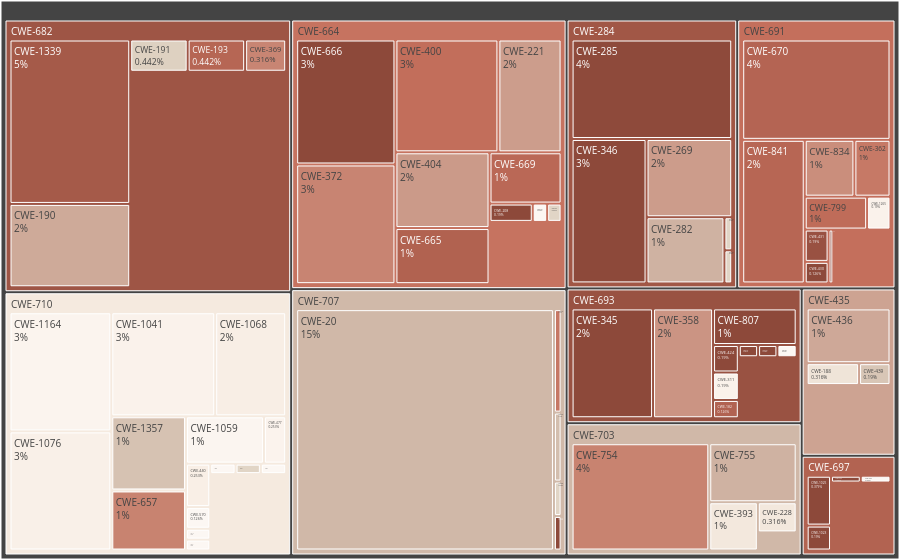

Here is the notebook cell this chart was saved with:
### Code cell
# =============================================================================
# VISUALIZATION PREPARATION SECTION
# =============================================================================
# The following code prepares data for treemap visualization by flattening
# the CWE hierarchy to better utilize limited display area and show relationships
# the visualization might be distorted due to the DAG nature of CWE inheritance.
# =============================================================================

# Build parent-child relationships for treemap
cwe_count = cwe_count_backup.copy()
cwe_count[284] = 0
cwe_count[707] = 0


def get_parents(cwe_id):
    """Find the first parent CWE that exists in our dataset (For visualization)"""
    try:
        cwe_obj = cwe_database.get_by_id(cwe_id)
        # Parent list is populated by CWEHandler
        params = cwe_obj.Parent
        if not params:
            return ""
        # Try to find a parent that exists in our current dataset
        for p in params:
            # p might be an object or ID depending on handler state, but handler converts to objects
            p_id = p.ID
            if p_id in cwe_count:
                return p_id
        # If no direct parent in dataset, recurse on first parent
        first_p = params[0]
        first_p_id = first_p.ID
        return get_parents(first_p_id)

    except Exception as e:
        print(f"Error finding parent of {cwe_id}: {e}")
        return ""


parents = []
for k, v in cwe_count.items():
    # print(k)
    parent = get_parents(k)
    # print(f"CWE-{k} parent: {parent}")
    if parent != "":
        # parents.append("CWE-" + str(parent))
        parents.append(f"CWE-{parent}")
    else:
        parents.append("")


for k, v in cwe_count.items():
    # print(k)
    parent = get_parents(k)
    # print(f"CWE-{k} parent: {parent}")
    if parent != "":
        # parents.append("CWE-" + str(parent))
        parents.append(f"CWE-{parent}")
    else:
        parents.append("")

# Flatten pillar categories for visualization
# This distributes pillar counts to children to make better use of treemap space
IS_QUANTIFY = False
if IS_QUANTIFY:
    pillars = [284, 435, 664, 682, 691, 693, 697, 703, 707, 710]

    for pillar in pillars:
        children = cwe_database.get_by_id(pillar).Child
        children_counts = [cwe_count.get(child, 0) for child in children]
        pillar_count = cwe_count.get(pillar, 0)

        if pillar_count == 0:
            continue

        total = sum(children_counts)
        if total > 0:
            # Distribute pillar count proportionally to children
            for i, child in enumerate(children):
                if cwe_count.get(child, 0) > 0:
                    cwe_count[child] += int(children_counts[i] / total * pillar_count)

        # Zero out pillar counts after distribution
        cwe_count[pillar] = 0

# Prepare treemap data arrays
values = [v for k, v in cwe_count.items()]
labels = ["CWE-" + str(cwe_database.get_by_id(k).ID) for k, v in cwe_count.items()]

# Initialize colors based on severity scores (squared for better visual contrast)
colors = []
for i in range(len(labels)):
    colors.append(cwe_severity.get(cwe_database.get_by_name(labels[i]).ID, 0) ** 2)

# Add root node for treemap
values.insert(0, 0)
labels.insert(0, "")
colors.insert(0, 0)
parents.insert(0, "")


new_colors = colors.copy()
for i, label in enumerate(labels):
    if label == "":
        continue

    try:
        cwe_id = int(label.split("-")[1])
    except (IndexError, ValueError):
        continue

    # 1. Get all descendants (DAG-aware, handling diamonds)
    relevant_cwes = []
    if cwe_handler:
        # get_all_descendants returns a Unique List/Set of descendant CWE objects

        descendants = cwe_handler.get_all_descendants(cwe_id)
        relevant_cwes = list(descendants)
    else:
        # Fallback if handler is missing (should not happen if cells 8/9 ran)
        try:
            children_ids = cwe_database.get_by_id(cwe_id).Child
            for child_id in children_ids:
                relevant_cwes.append(cwe_database.get_by_id(child_id))
        except:
            pass

    # Add self to the list
    relevant_cwes.append(cwe_database.get_by_id(cwe_id))

    # 2. Aggregate severity stats (Weighted Average)
    total_weighted_severity_sum = 0
    total_rated_findings = 0

    processed_cwe_ids = set()

    for cwe_obj in relevant_cwes:
        if not cwe_obj:
            continue

        cid = cwe_obj.ID
        if cid in processed_cwe_ids:
            continue
        processed_cwe_ids.add(cid)

        if cid in cwe_raw_stats:
            stats = cwe_raw_stats[cid]
            total_weighted_severity_sum += stats["sum_score"]
            total_rated_findings += stats["count_rated"]

    # 3. Calculate Average
    if total_rated_findings > 0:
        avg_severity = total_weighted_severity_sum / total_rated_findings
        # 4. Apply 1.2nd power enhancement (Keep existing visualization characteristic)
        new_colors[i] = avg_severity**1.2
    else:
        new_colors[i] = 0

colors = new_colors


# Normalize colors for visualization (0-1 scale)
max_color = max(colors) if max(colors) > 0 else 1
colors = [(c / max_color) * 2 for c in colors]
colors = [min(c, 1) for c in colors]  # Cap at 1

# Generate titles for hover information
titles = []
for i in range(len(labels)):
    if labels[i] == "":
        titles.append("")
    else:
        titles.append(f"{labels[i]} {cwe_database.get_by_name(labels[i]).Name}")

# Clear annotations for clean visualization when quantified
total = sum(values)
annotations = (
    [str(round(v / total * 1000, 1)) + "‰" for v in values]
    if total > 0
    else ["0.0‰" for v in values]
)

if IS_QUANTIFY:
    for i in range(len(annotations)):
        if annotations[i] == "0.0‰":
            annotations[i] = ""

print("Treemap data prepared:")
print(f"Values (first 10): {values[:10]}")
print(f"Labels (first 10): {labels[:10]}")
print(f"Parents (first 10): {parents[:10]}")

import numpy as np
import plotly.express as px
import plotly.graph_objects as go

palettes = ["#FCF7F3", "#F8EDE3", "#DFD3C3", "#D0B8A8", "#C5705D", "#8D493A"]

colors[0] = 0
fig = go.Figure(
    go.Treemap(
        labels=labels,
        values=values,
        parents=parents,
        maxdepth=2,
        marker=dict(colors=colors, colorscale=palettes),
        # marker=dict(colors=colors, colorscale=px.colors.sequential.aaa),
        # marker=dict(colors=colors, colorscale="amp"),
        textinfo="label+percent entry",
        # texttemplate="%{label}<br>%{text}",
        # texttemplate="%{label}",
        hovertext=titles,
        hoverinfo="text+percent entry",
        textfont=dict(size=10),
    )
)

fig.update_layout(
    margin=dict(t=1, l=1, r=1, b=1),
    # uniformtext=dict(minsize=12),
    # uniformtext=dict(minsize=10,mode="hide"),
    # treemapcolorway = colors,
)
# fig.update_traces(textfont_size=14)
# fig.update_traces(textinfo="label+text")

fig.write_html("cwe_treemap.html")
fig.show()

### Figure 1 — Plotly figure (JSON) as saved in the notebook; plotly's stock layout.template omitted (floating-point values rounded to 4 significant figures; data arrays with more than 128 entries replaced by an {"elided": "..."} marker saying what was removed)
{"data": [{"hoverinfo": "text+percent entry", "hovertext": {"elided": "177 str values"}, "labels": {"elided": "177 str values"}, "marker": {"colors": {"elided": "177 float values"}, "colorscale": [[0, "#FCF7F3"], [0.2, "#F8EDE3"], [0.4, "#DFD3C3"], [0.6, "#D0B8A8"], [0.8, "#C5705D"], [1, "#8D493A"]]}, "maxdepth": 2, "parents": {"elided": "353 str values"}, "textfont": {"size": 10}, "textinfo": "label+percent entry", "type": "treemap", "values": {"elided": "177 int values"}}], "layout": {"margin": {"b": 1, "l": 1, "r": 1, "t": 1}}}
